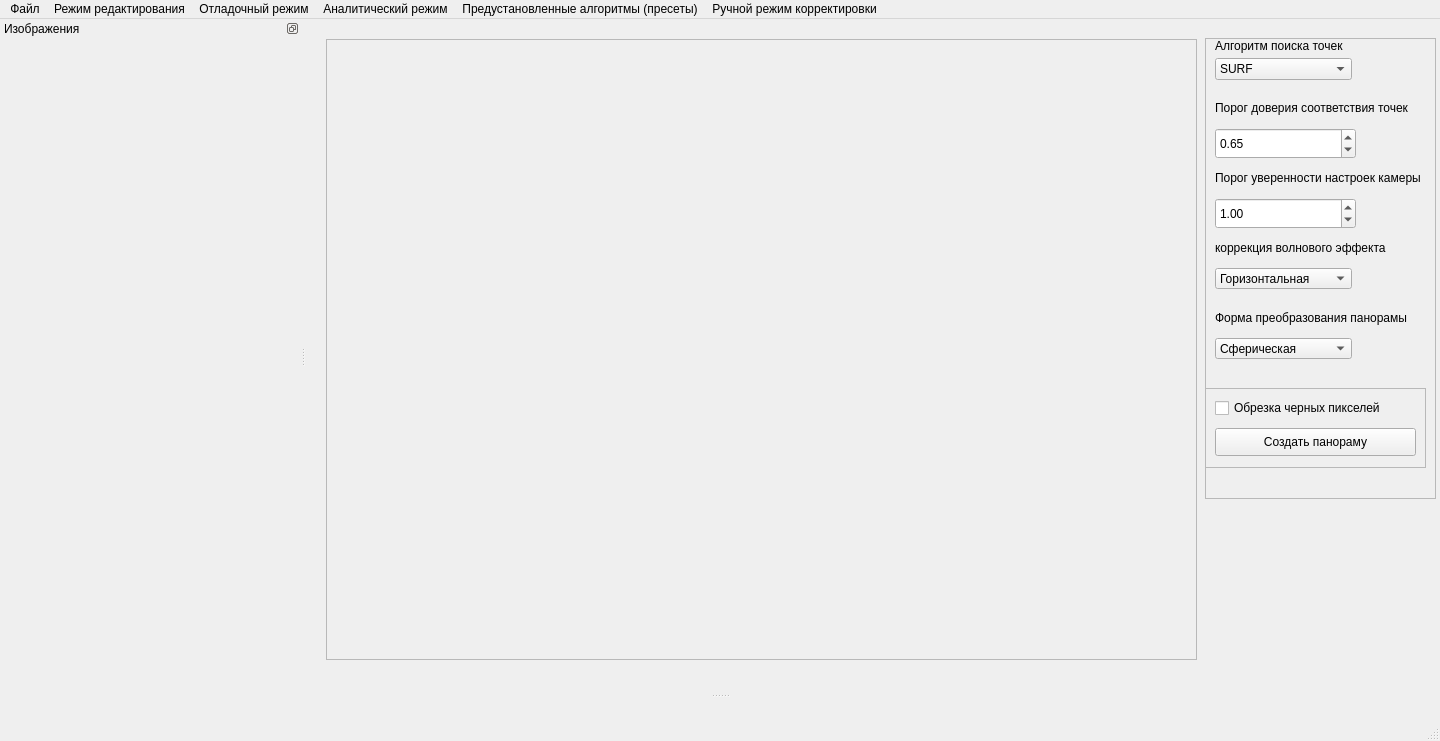
<?xml version="1.0" encoding="UTF-8"?>
<ui version="4.0">
 <class>MainWindow</class>
 <widget class="QMainWindow" name="MainWindow">
  <property name="geometry">
   <rect>
    <x>0</x>
    <y>0</y>
    <width>1440</width>
    <height>741</height>
   </rect>
  </property>
  <property name="windowTitle">
   <string>MainWindow</string>
  </property>
  <widget class="QWidget" name="centralwidget">
   <widget class="QLabel" name="resultImg">
    <property name="geometry">
     <rect>
      <x>20</x>
      <y>20</y>
      <width>871</width>
      <height>621</height>
     </rect>
    </property>
    <property name="minimumSize">
     <size>
      <width>400</width>
      <height>400</height>
     </size>
    </property>
    <property name="frameShape">
     <enum>QFrame::StyledPanel</enum>
    </property>
    <property name="lineWidth">
     <number>1</number>
    </property>
    <property name="midLineWidth">
     <number>1</number>
    </property>
    <property name="text">
     <string/>
    </property>
    <property name="pixmap">
     <pixmap>imageplaceholder.png</pixmap>
    </property>
    <property name="scaledContents">
     <bool>true</bool>
    </property>
   </widget>
   <widget class="QWidget" name="verticalLayoutWidget">
    <property name="geometry">
     <rect>
      <x>899</x>
      <y>19</y>
      <width>231</width>
      <height>461</height>
     </rect>
    </property>
    <layout class="QVBoxLayout" name="verticalLayout_3">
     <item>
      <widget class="QFrame" name="frame_2">
       <property name="frameShape">
        <enum>QFrame::StyledPanel</enum>
       </property>
       <property name="frameShadow">
        <enum>QFrame::Raised</enum>
       </property>
       <widget class="QComboBox" name="comboBox">
        <property name="geometry">
         <rect>
          <x>10</x>
          <y>20</y>
          <width>137</width>
          <height>22</height>
         </rect>
        </property>
        <property name="currentIndex">
         <number>0</number>
        </property>
        <property name="iconSize">
         <size>
          <width>20</width>
          <height>20</height>
         </size>
        </property>
        <item>
         <property name="text">
          <string>SURF</string>
         </property>
        </item>
        <item>
         <property name="text">
          <string>ORB</string>
         </property>
        </item>
        <item>
         <property name="text">
          <string>SIFT</string>
         </property>
        </item>
        <item>
         <property name="text">
          <string>BRISK</string>
         </property>
        </item>
        <item>
         <property name="text">
          <string>AKAZE</string>
         </property>
        </item>
       </widget>
       <widget class="QLabel" name="label">
        <property name="geometry">
         <rect>
          <x>10</x>
          <y>0</y>
          <width>161</width>
          <height>16</height>
         </rect>
        </property>
        <property name="text">
         <string>Алгоритм поиска точек</string>
        </property>
       </widget>
       <widget class="QLabel" name="label_2">
        <property name="geometry">
         <rect>
          <x>10</x>
          <y>60</y>
          <width>211</width>
          <height>21</height>
         </rect>
        </property>
        <property name="text">
         <string>&lt;html&gt;&lt;head/&gt;&lt;body&gt;&lt;p&gt;Порог доверия соответствия точек&lt;/p&gt;&lt;/body&gt;&lt;/html&gt;</string>
        </property>
        <property name="textFormat">
         <enum>Qt::AutoText</enum>
        </property>
       </widget>
       <widget class="QDoubleSpinBox" name="match_conf">
        <property name="geometry">
         <rect>
          <x>10</x>
          <y>90</y>
          <width>141</width>
          <height>31</height>
         </rect>
        </property>
        <property name="singleStep">
         <double>0.050000000000000</double>
        </property>
        <property name="value">
         <double>0.650000000000000</double>
        </property>
       </widget>
       <widget class="QDoubleSpinBox" name="conf_thresh">
        <property name="geometry">
         <rect>
          <x>10</x>
          <y>160</y>
          <width>141</width>
          <height>31</height>
         </rect>
        </property>
        <property name="singleStep">
         <double>0.050000000000000</double>
        </property>
        <property name="value">
         <double>1.000000000000000</double>
        </property>
       </widget>
       <widget class="QLabel" name="label_3">
        <property name="geometry">
         <rect>
          <x>10</x>
          <y>130</y>
          <width>231</width>
          <height>21</height>
         </rect>
        </property>
        <property name="text">
         <string>&lt;html&gt;&lt;head/&gt;&lt;body&gt;&lt;p&gt;Порог уверенности настроек камеры&lt;/p&gt;&lt;/body&gt;&lt;/html&gt;</string>
        </property>
        <property name="textFormat">
         <enum>Qt::AutoText</enum>
        </property>
       </widget>
       <widget class="QComboBox" name="wave_correct">
        <property name="geometry">
         <rect>
          <x>10</x>
          <y>230</y>
          <width>137</width>
          <height>21</height>
         </rect>
        </property>
        <property name="currentIndex">
         <number>0</number>
        </property>
        <property name="iconSize">
         <size>
          <width>20</width>
          <height>20</height>
         </size>
        </property>
        <item>
         <property name="text">
          <string>Горизонтальная</string>
         </property>
        </item>
        <item>
         <property name="text">
          <string>Вертикальная</string>
         </property>
        </item>
        <item>
         <property name="text">
          <string>Выключить</string>
         </property>
        </item>
       </widget>
       <widget class="QLabel" name="label_4">
        <property name="geometry">
         <rect>
          <x>10</x>
          <y>200</y>
          <width>211</width>
          <height>21</height>
         </rect>
        </property>
        <property name="text">
         <string>&lt;html&gt;&lt;head/&gt;&lt;body&gt;&lt;p&gt;коррекция волнового эффекта&lt;/p&gt;&lt;/body&gt;&lt;/html&gt;</string>
        </property>
        <property name="textFormat">
         <enum>Qt::AutoText</enum>
        </property>
       </widget>
       <widget class="QLabel" name="label_5">
        <property name="geometry">
         <rect>
          <x>10</x>
          <y>270</y>
          <width>211</width>
          <height>21</height>
         </rect>
        </property>
        <property name="text">
         <string>&lt;html&gt;&lt;head/&gt;&lt;body&gt;&lt;p&gt;Форма преобразования панорамы&lt;/p&gt;&lt;/body&gt;&lt;/html&gt;</string>
        </property>
        <property name="textFormat">
         <enum>Qt::AutoText</enum>
        </property>
       </widget>
       <widget class="QComboBox" name="warp">
        <property name="geometry">
         <rect>
          <x>10</x>
          <y>300</y>
          <width>137</width>
          <height>21</height>
         </rect>
        </property>
        <property name="currentIndex">
         <number>0</number>
        </property>
        <property name="iconSize">
         <size>
          <width>20</width>
          <height>20</height>
         </size>
        </property>
        <item>
         <property name="text">
          <string>Сферическая</string>
         </property>
        </item>
        <item>
         <property name="text">
          <string>Цилиндрическая</string>
         </property>
        </item>
        <item>
         <property name="text">
          <string>Аффинная</string>
         </property>
        </item>
        <item>
         <property name="text">
          <string>Рыбий глаз</string>
         </property>
        </item>
        <item>
         <property name="text">
          <string>Стереографическая</string>
         </property>
        </item>
        <item>
         <property name="text">
          <string>paniniA1.5B1</string>
         </property>
        </item>
        <item>
         <property name="text">
          <string>paniniA2B1</string>
         </property>
        </item>
       </widget>
       <widget class="QFrame" name="frame">
        <property name="geometry">
         <rect>
          <x>0</x>
          <y>350</y>
          <width>221</width>
          <height>80</height>
         </rect>
        </property>
        <property name="frameShape">
         <enum>QFrame::StyledPanel</enum>
        </property>
        <property name="frameShadow">
         <enum>QFrame::Raised</enum>
        </property>
        <widget class="QCheckBox" name="crop">
         <property name="geometry">
          <rect>
           <x>10</x>
           <y>10</y>
           <width>201</width>
           <height>20</height>
          </rect>
         </property>
         <property name="text">
          <string>Обрезка черных пикселей</string>
         </property>
        </widget>
        <widget class="QPushButton" name="runButton">
         <property name="geometry">
          <rect>
           <x>10</x>
           <y>40</y>
           <width>201</width>
           <height>28</height>
          </rect>
         </property>
         <property name="text">
          <string>Создать панораму</string>
         </property>
        </widget>
       </widget>
      </widget>
     </item>
    </layout>
   </widget>
  </widget>
  <widget class="QMenuBar" name="menubar">
   <property name="geometry">
    <rect>
     <x>0</x>
     <y>0</y>
     <width>1440</width>
     <height>26</height>
    </rect>
   </property>
   <widget class="QMenu" name="menu">
    <property name="title">
     <string>Файл</string>
    </property>
    <addaction name="loadImages"/>
    <addaction name="clearImages"/>
    <addaction name="saveImg"/>
    <addaction name="separator"/>
    <addaction name="exit"/>
   </widget>
   <widget class="QMenu" name="editMode">
    <property name="focusPolicy">
     <enum>Qt::ClickFocus</enum>
    </property>
    <property name="title">
     <string>Режим редактирования</string>
    </property>
    <addaction name="editEnable"/>
   </widget>
   <widget class="QMenu" name="debugMode">
    <property name="title">
     <string>Отладочный режим</string>
    </property>
    <addaction name="debugEnable"/>
   </widget>
   <widget class="QMenu" name="analyticalMode">
    <property name="title">
     <string>Аналитический режим</string>
    </property>
    <addaction name="analyticEnable"/>
   </widget>
   <widget class="QMenu" name="presets">
    <property name="title">
     <string>Предустановленные алгоритмы (пресеты)</string>
    </property>
    <addaction name="preset1"/>
    <addaction name="preset2"/>
    <addaction name="preset3"/>
    <addaction name="preset4"/>
    <addaction name="preset5"/>
    <addaction name="presetDefault"/>
   </widget>
   <widget class="QMenu" name="manualMode">
    <property name="title">
     <string>Ручной режим корректировки</string>
    </property>
    <addaction name="manualEnable"/>
   </widget>
   <addaction name="menu"/>
   <addaction name="editMode"/>
   <addaction name="debugMode"/>
   <addaction name="analyticalMode"/>
   <addaction name="presets"/>
   <addaction name="manualMode"/>
  </widget>
  <widget class="QStatusBar" name="statusbar"/>
  <widget class="QDockWidget" name="dockWidget">
   <property name="minimumSize">
    <size>
     <width>300</width>
     <height>300</height>
    </size>
   </property>
   <property name="acceptDrops">
    <bool>true</bool>
   </property>
   <property name="features">
    <set>QDockWidget::DockWidgetFloatable|QDockWidget::DockWidgetMovable</set>
   </property>
   <property name="windowTitle">
    <string>Изображения</string>
   </property>
   <attribute name="dockWidgetArea">
    <number>1</number>
   </attribute>
   <widget class="QWidget" name="dockWidgetContents">
    <layout class="QGridLayout" name="gridLayout_2">
     <item row="0" column="0">
      <layout class="QVBoxLayout" name="verticalLayout"/>
     </item>
    </layout>
   </widget>
  </widget>
  <widget class="QDockWidget" name="analyticDock">
   <property name="floating">
    <bool>false</bool>
   </property>
   <property name="features">
    <set>QDockWidget::NoDockWidgetFeatures</set>
   </property>
   <property name="allowedAreas">
    <set>Qt::BottomDockWidgetArea</set>
   </property>
   <attribute name="dockWidgetArea">
    <number>8</number>
   </attribute>
   <widget class="QWidget" name="dockWidgetContents_2">
    <property name="minimumSize">
     <size>
      <width>1</width>
      <height>1</height>
     </size>
    </property>
    <widget class="QWidget" name="gridLayoutWidget">
     <property name="geometry">
      <rect>
       <x>130</x>
       <y>30</y>
       <width>160</width>
       <height>89</height>
      </rect>
     </property>
     <layout class="QGridLayout" name="dock_layout">
      <property name="spacing">
       <number>0</number>
      </property>
      <item row="0" column="0">
       <widget class="QTextEdit" name="analyticOutput">
        <property name="readOnly">
         <bool>true</bool>
        </property>
       </widget>
      </item>
     </layout>
    </widget>
   </widget>
  </widget>
  <action name="loadImages">
   <property name="text">
    <string>Загрузить снимки</string>
   </property>
  </action>
  <action name="clearImages">
   <property name="text">
    <string>Очистить загруженные снимки</string>
   </property>
  </action>
  <action name="saveImg">
   <property name="text">
    <string>Сохранить изображение</string>
   </property>
  </action>
  <action name="exit">
   <property name="text">
    <string>Выход</string>
   </property>
  </action>
  <action name="editEnable">
   <property name="checkable">
    <bool>true</bool>
   </property>
   <property name="text">
    <string>Включить</string>
   </property>
  </action>
  <action name="editDisable">
   <property name="checkable">
    <bool>false</bool>
   </property>
   <property name="text">
    <string>Выключить</string>
   </property>
  </action>
  <action name="debugEnable">
   <property name="checkable">
    <bool>true</bool>
   </property>
   <property name="text">
    <string>Включить</string>
   </property>
  </action>
  <action name="analyticEnable">
   <property name="checkable">
    <bool>true</bool>
   </property>
   <property name="text">
    <string>Включить</string>
   </property>
  </action>
  <action name="preset1">
   <property name="text">
    <string>Классическая панорама (горизонтальная)</string>
   </property>
  </action>
  <action name="preset3">
   <property name="text">
    <string>Виртуальные туры</string>
   </property>
  </action>
  <action name="preset4">
   <property name="text">
    <string>Виртуальная реальность</string>
   </property>
  </action>
  <action name="preset5">
   <property name="text">
    <string>Архитектурная визуализация</string>
   </property>
  </action>
  <action name="presetDefault">
   <property name="text">
    <string>По умолчанию</string>
   </property>
  </action>
  <action name="preset2">
   <property name="text">
    <string>Классическая панорама (вертикальная)</string>
   </property>
  </action>
  <action name="manualEnable">
   <property name="checkable">
    <bool>true</bool>
   </property>
   <property name="text">
    <string>Включить</string>
   </property>
  </action>
 </widget>
 <resources/>
 <connections/>
</ui>
